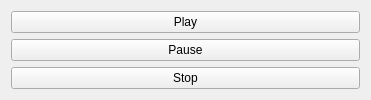
<?xml version="1.0" encoding="UTF-8"?>
<ui version="4.0">
 <class>MainWidget</class>
 <widget class="QWidget" name="MainWidget">
  <property name="geometry">
   <rect>
    <x>0</x>
    <y>0</y>
    <width>371</width>
    <height>93</height>
   </rect>
  </property>
  <property name="windowTitle">
   <string>SoundStream demo</string>
  </property>
  <layout class="QVBoxLayout">
   <item>
    <widget class="QPushButton" name="btnPlay">
     <property name="text">
      <string>Play</string>
     </property>
    </widget>
   </item>
   <item>
    <widget class="QPushButton" name="btnPause">
     <property name="text">
      <string>Pause</string>
     </property>
    </widget>
   </item>
   <item>
    <widget class="QPushButton" name="btnStop">
     <property name="text">
      <string>Stop</string>
     </property>
    </widget>
   </item>
  </layout>
 </widget>
 <resources/>
 <connections/>
</ui>
